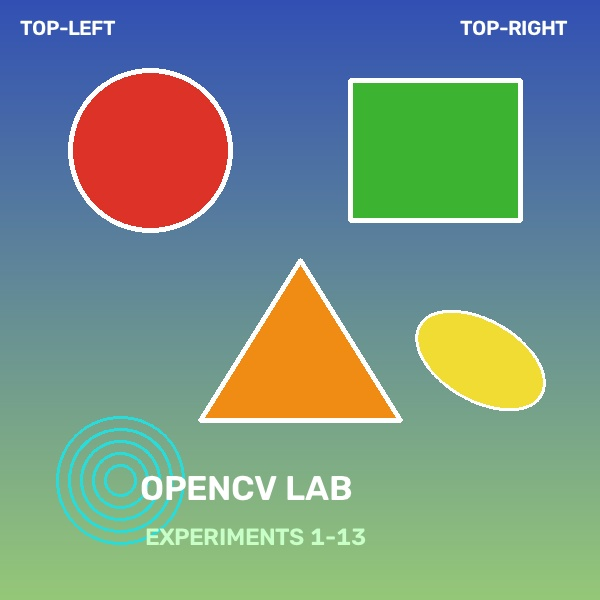
#> input picture LAB/photo.jpg, 600 x 600 px
$ python 'experiment 4.py'
#> lines starting #> are read from the running program, lines starting #| are printed output that depends on the picture
"""
EXPERIMENT 4
Aim: Implement histogram equalization on the given image and compare it with the original image using OpenCV.
"""
import cv2
import matplotlib.pyplot as plt
import os

img_path = "photo.jpg" if os.path.exists("photo.jpg") else "sample.jpg"
image = cv2.imread(img_path)
#> image is the input picture: shape (600, 600, 3); mean B, G, R 133.6, 146.9, 119.8
if image is None:
    raise FileNotFoundError(f"Image not found at {img_path}")

gray = cv2.cvtColor(image, cv2.COLOR_BGR2GRAY)
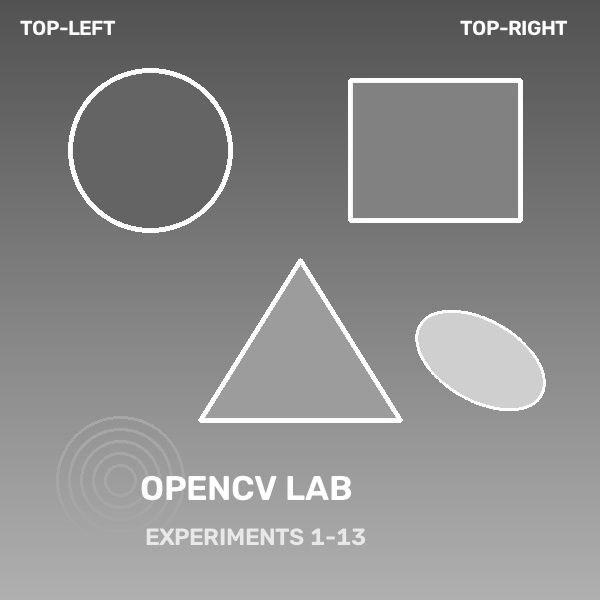
#> gray: shape (600, 600); min 79, max 255, mean 137.3
equalized = cv2.equalizeHist(gray)
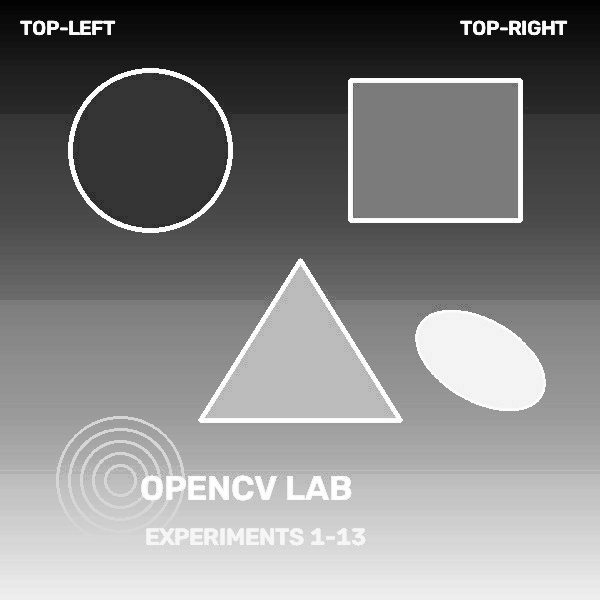
#> equalized: shape (600, 600); min 0, max 255, mean 129.7
cv2.imwrite("experiment 4_equalized.jpg", equalized)

# Compute histograms
hist_orig = cv2.calcHist([gray], [0], None, [256], [0, 256])
#> hist_orig = 256 values, max 24571 at index 129, min 0 at index 0, mean 1406.2
hist_eq = cv2.calcHist([equalized], [0], None, [256], [0, 256])
#> hist_eq = 256 values, max 24571 at index 123, min 0 at index 1, mean 1406.2

# Plotting and comparison
plt.figure(figsize=(10, 6))
plt.subplot(2, 2, 1); plt.imshow(gray, cmap='gray'); plt.title("Original Grayscale")
plt.subplot(2, 2, 2); plt.plot(hist_orig, color='black'); plt.title("Original Histogram")
plt.subplot(2, 2, 3); plt.imshow(equalized, cmap='gray'); plt.title("Equalized Image")
plt.subplot(2, 2, 4); plt.plot(hist_eq, color='navy'); plt.title("Equalized Histogram")
plt.tight_layout()
plt.savefig("experiment 4_output.png")
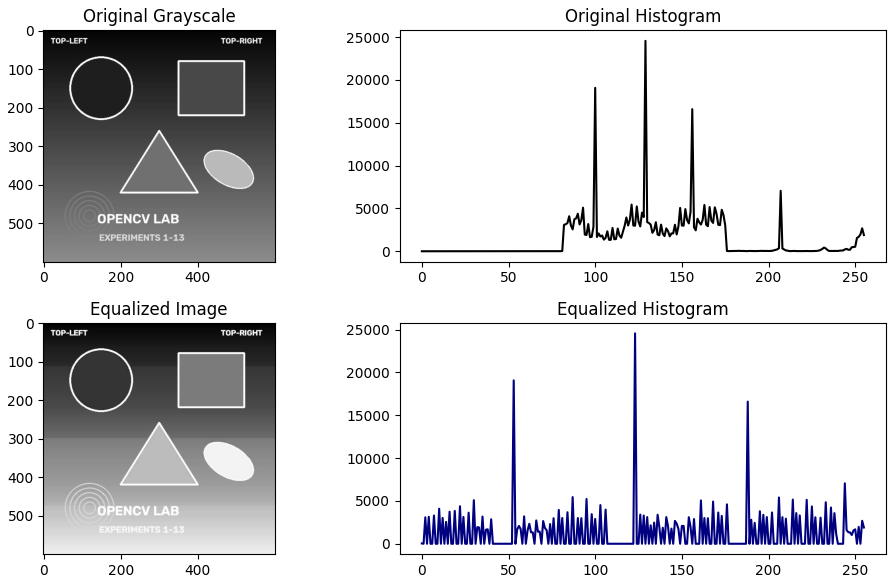
#> figure drawn by matplotlib, 4 panels; panel 2: curve peaks at x = 129, y = 24571; panel 4: curve peaks at x = 123, y = 24571
print("[OK] Saved experiment 4_output.png")
plt.close()

$ run again, with LAB/experiment 10_y_axis_flipped.jpg copied over LAB/photo.jpg
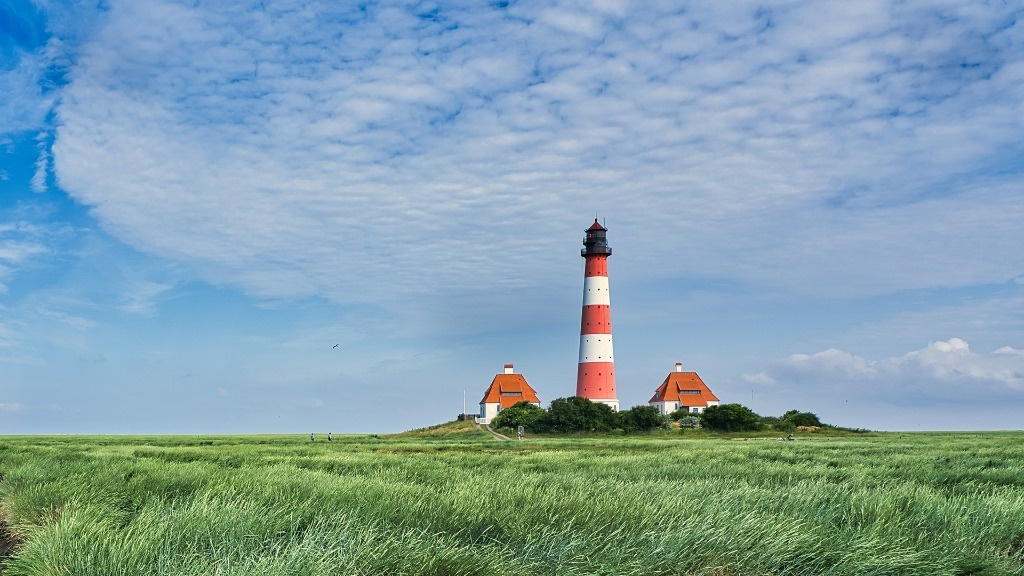
#> input picture LAB/experiment 10_y_axis_flipped.jpg, 1024 x 576 px
#> image is the input picture: shape (576, 1024, 3); mean B, G, R 170.9, 160.8, 129.9
#> `equalized = cv2.equalizeHist(gray)`:
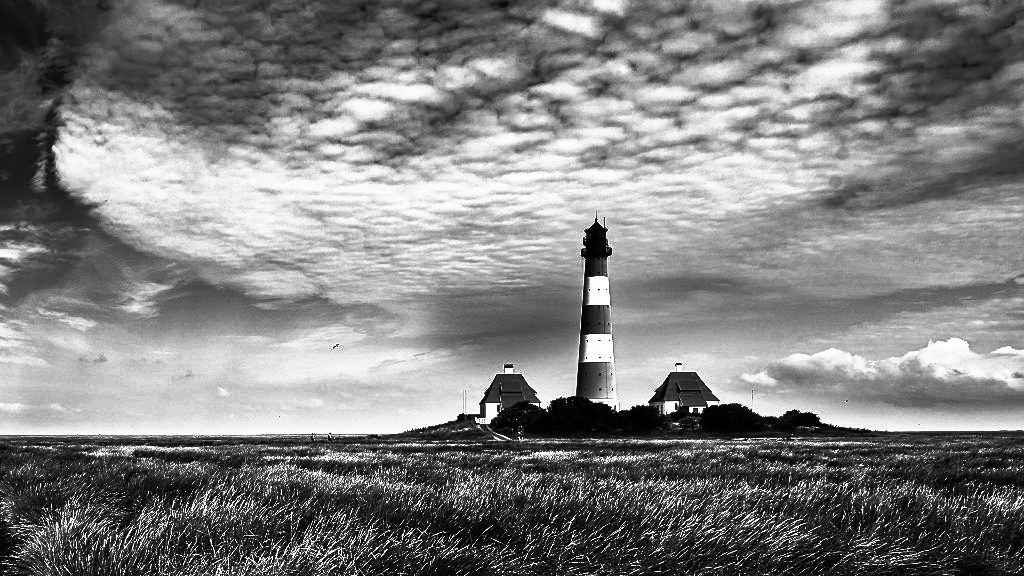
#> equalized: shape (576, 1024); min 0, max 255, mean 129.3
#> hist_orig = 256 values, max 17195 at index 177, min 0 at index 0, mean 2304
#> hist_eq = 256 values, max 17195 at index 208, min 0 at index 54, mean 2304
#> `plt.savefig("experiment 4_output.png")`:
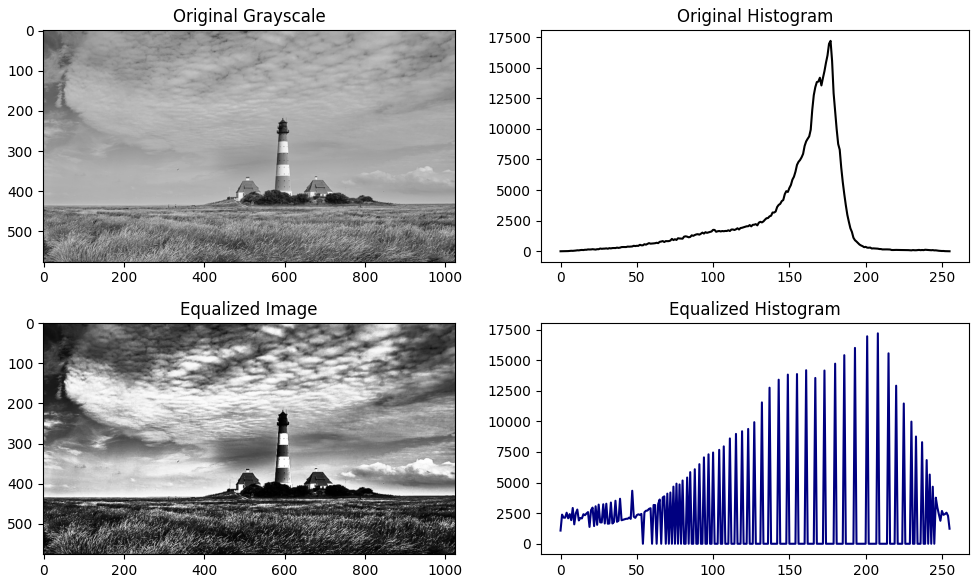
#> figure drawn by matplotlib, 4 panels; panel 2: curve peaks at x = 177, y = 17195; panel 4: curve peaks at x = 208, y = 17195
